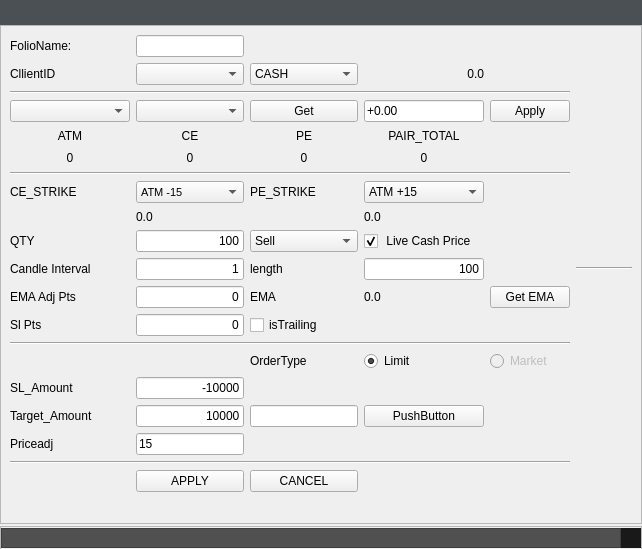
<?xml version="1.0" encoding="UTF-8"?>
<ui version="4.0">
 <class>MainWindow</class>
 <widget class="QMainWindow" name="MainWindow">
  <property name="geometry">
   <rect>
    <x>0</x>
    <y>0</y>
    <width>642</width>
    <height>549</height>
   </rect>
  </property>
  <property name="windowTitle">
   <string>MainWindow</string>
  </property>
  <widget class="QWidget" name="centralwidget">
   <layout class="QVBoxLayout" name="verticalLayout">
    <property name="spacing">
     <number>0</number>
    </property>
    <property name="leftMargin">
     <number>0</number>
    </property>
    <property name="topMargin">
     <number>0</number>
    </property>
    <property name="rightMargin">
     <number>0</number>
    </property>
    <property name="bottomMargin">
     <number>0</number>
    </property>
    <item>
     <widget class="QFrame" name="headerFrame">
      <property name="sizePolicy">
       <sizepolicy hsizetype="Expanding" vsizetype="Maximum">
        <horstretch>0</horstretch>
        <verstretch>0</verstretch>
       </sizepolicy>
      </property>
      <property name="minimumSize">
       <size>
        <width>0</width>
        <height>0</height>
       </size>
      </property>
      <property name="styleSheet">
       <string notr="true">/* QFrame -----------------------------------------------------------------

https://doc.qt.io/qt-5/stylesheet-examples.html#customizing-qframe
https://doc.qt.io/qt-5/qframe.html#-prop
https://doc.qt.io/qt-5/qframe.html#details
https://stackoverflow.com/questions/14581498/qt-stylesheet-for-hline-vline-color

--------------------------------------------------------------------------- */
/* (dot) .QFrame  fix #141, #126, #123 */
.QFrame {
  background-color: #4b5055
;

  border-radius: 0px;
  border: 0px solid transparent;

  /* No frame */
  /* HLine */
  /* HLine */
}

.QFrame[frameShape=&quot;0&quot;] {
  border-radius: 4px;
  border: 1px transparent #2d2d2d;
}

.QFrame[frameShape=&quot;4&quot;] {
  max-height: 2px;
  border: none;
  background-color: #2d2d2d;
}

.QFrame[frameShape=&quot;5&quot;] {
  max-width: 2px;
  border: none;
  background-color: #2d2d2d;
}


</string>
      </property>
      <property name="frameShape">
       <enum>QFrame::Box</enum>
      </property>
      <property name="frameShadow">
       <enum>QFrame::Sunken</enum>
      </property>
      <layout class="QGridLayout" name="gridLayout_7">
       <property name="leftMargin">
        <number>0</number>
       </property>
       <property name="topMargin">
        <number>0</number>
       </property>
       <property name="rightMargin">
        <number>0</number>
       </property>
       <property name="bottomMargin">
        <number>0</number>
       </property>
       <property name="spacing">
        <number>0</number>
       </property>
       <item row="0" column="1" alignment="Qt::AlignRight|Qt::AlignTop">
        <widget class="QFrame" name="btnframe_4">
         <property name="sizePolicy">
          <sizepolicy hsizetype="Expanding" vsizetype="Expanding">
           <horstretch>0</horstretch>
           <verstretch>0</verstretch>
          </sizepolicy>
         </property>
         <property name="minimumSize">
          <size>
           <width>0</width>
           <height>25</height>
          </size>
         </property>
         <property name="maximumSize">
          <size>
           <width>16777215</width>
           <height>25</height>
          </size>
         </property>
         <property name="styleSheet">
          <string notr="true">background-color: transparent;</string>
         </property>
         <property name="frameShape">
          <enum>QFrame::StyledPanel</enum>
         </property>
         <property name="frameShadow">
          <enum>QFrame::Raised</enum>
         </property>
         <layout class="QHBoxLayout" name="horizontalLayout_4">
          <property name="spacing">
           <number>0</number>
          </property>
          <property name="leftMargin">
           <number>0</number>
          </property>
          <property name="topMargin">
           <number>0</number>
          </property>
          <property name="rightMargin">
           <number>0</number>
          </property>
          <property name="bottomMargin">
           <number>0</number>
          </property>
          <item alignment="Qt::AlignTop">
           <widget class="QPushButton" name="bt_min">
            <property name="sizePolicy">
             <sizepolicy hsizetype="Expanding" vsizetype="Expanding">
              <horstretch>0</horstretch>
              <verstretch>0</verstretch>
             </sizepolicy>
            </property>
            <property name="minimumSize">
             <size>
              <width>35</width>
              <height>25</height>
             </size>
            </property>
            <property name="maximumSize">
             <size>
              <width>35</width>
              <height>25</height>
             </size>
            </property>
            <property name="styleSheet">
             <string notr="true">QPushButton {
  background-color: transparent;
  border: 0px solid transparent;

}
QPushButton:hover {
  background-color: #148CD2;    
}
</string>
            </property>
            <property name="text">
             <string/>
            </property>
            <property name="icon">
             <iconset>
              <normaloff>:/icon1/minus.svg</normaloff>:/icon1/minus.svg</iconset>
            </property>
            <property name="iconSize">
             <size>
              <width>15</width>
              <height>15</height>
             </size>
            </property>
           </widget>
          </item>
          <item alignment="Qt::AlignRight|Qt::AlignTop">
           <widget class="QPushButton" name="bt_close">
            <property name="sizePolicy">
             <sizepolicy hsizetype="Maximum" vsizetype="Maximum">
              <horstretch>0</horstretch>
              <verstretch>0</verstretch>
             </sizepolicy>
            </property>
            <property name="minimumSize">
             <size>
              <width>35</width>
              <height>25</height>
             </size>
            </property>
            <property name="maximumSize">
             <size>
              <width>35</width>
              <height>25</height>
             </size>
            </property>
            <property name="styleSheet">
             <string notr="true">QPushButton {
  background-color: transparent;
  border: 0px solid transparent;

}
QPushButton:hover {
  background-color: #148CD2;    
}
</string>
            </property>
            <property name="text">
             <string/>
            </property>
            <property name="icon">
             <iconset>
              <normaloff>:/icon1/x.svg</normaloff>:/icon1/x.svg</iconset>
            </property>
            <property name="iconSize">
             <size>
              <width>15</width>
              <height>15</height>
             </size>
            </property>
           </widget>
          </item>
         </layout>
        </widget>
       </item>
       <item row="0" column="0">
        <widget class="QFrame" name="frame_6">
         <property name="sizePolicy">
          <sizepolicy hsizetype="Expanding" vsizetype="Preferred">
           <horstretch>0</horstretch>
           <verstretch>0</verstretch>
          </sizepolicy>
         </property>
         <property name="minimumSize">
          <size>
           <width>0</width>
           <height>25</height>
          </size>
         </property>
         <property name="maximumSize">
          <size>
           <width>16777215</width>
           <height>25</height>
          </size>
         </property>
         <property name="frameShape">
          <enum>QFrame::StyledPanel</enum>
         </property>
         <property name="frameShadow">
          <enum>QFrame::Raised</enum>
         </property>
        </widget>
       </item>
      </layout>
     </widget>
    </item>
    <item>
     <widget class="QFrame" name="frame">
      <property name="frameShape">
       <enum>QFrame::StyledPanel</enum>
      </property>
      <property name="frameShadow">
       <enum>QFrame::Raised</enum>
      </property>
      <layout class="QGridLayout" name="gridLayout_4">
       <item row="6" column="0">
        <widget class="QLabel" name="lb_atm">
         <property name="minimumSize">
          <size>
           <width>120</width>
           <height>0</height>
          </size>
         </property>
         <property name="maximumSize">
          <size>
           <width>120</width>
           <height>25</height>
          </size>
         </property>
         <property name="text">
          <string>0</string>
         </property>
         <property name="alignment">
          <set>Qt::AlignCenter</set>
         </property>
        </widget>
       </item>
       <item row="3" column="1">
        <widget class="QComboBox" name="cbExp">
         <property name="maximumSize">
          <size>
           <width>150</width>
           <height>16777215</height>
          </size>
         </property>
        </widget>
       </item>
       <item row="1" column="3">
        <widget class="QLabel" name="lb_ltp">
         <property name="minimumSize">
          <size>
           <width>60</width>
           <height>0</height>
          </size>
         </property>
         <property name="text">
          <string>0.0</string>
         </property>
         <property name="alignment">
          <set>Qt::AlignRight|Qt::AlignTrailing|Qt::AlignVCenter</set>
         </property>
        </widget>
       </item>
       <item row="6" column="3">
        <widget class="QLabel" name="lb_pTotal">
         <property name="minimumSize">
          <size>
           <width>120</width>
           <height>0</height>
          </size>
         </property>
         <property name="maximumSize">
          <size>
           <width>120</width>
           <height>16777215</height>
          </size>
         </property>
         <property name="text">
          <string>0</string>
         </property>
         <property name="alignment">
          <set>Qt::AlignCenter</set>
         </property>
        </widget>
       </item>
       <item row="19" column="1">
        <widget class="QLineEdit" name="leSLAmount">
         <property name="text">
          <string>-10000</string>
         </property>
         <property name="alignment">
          <set>Qt::AlignRight|Qt::AlignTrailing|Qt::AlignVCenter</set>
         </property>
        </widget>
       </item>
       <item row="5" column="1">
        <widget class="QLabel" name="label_4">
         <property name="text">
          <string>CE</string>
         </property>
         <property name="alignment">
          <set>Qt::AlignCenter</set>
         </property>
        </widget>
       </item>
       <item row="24" column="4">
        <widget class="QLabel" name="lbTrend">
         <property name="text">
          <string/>
         </property>
        </widget>
       </item>
       <item row="11" column="2">
        <widget class="QComboBox" name="cbOrderSide">
         <item>
          <property name="text">
           <string>Sell</string>
          </property>
         </item>
         <item>
          <property name="text">
           <string>Buy</string>
          </property>
         </item>
        </widget>
       </item>
       <item row="3" column="0">
        <widget class="QComboBox" name="cbSymbol"/>
       </item>
       <item row="12" column="2">
        <widget class="QLabel" name="label_46">
         <property name="text">
          <string>length</string>
         </property>
        </widget>
       </item>
       <item row="12" column="5">
        <widget class="Line" name="line_10">
         <property name="sizePolicy">
          <sizepolicy hsizetype="Expanding" vsizetype="Fixed">
           <horstretch>0</horstretch>
           <verstretch>0</verstretch>
          </sizepolicy>
         </property>
         <property name="orientation">
          <enum>Qt::Horizontal</enum>
         </property>
        </widget>
       </item>
       <item row="10" column="3">
        <widget class="QLabel" name="lbpePrice">
         <property name="text">
          <string>0.0</string>
         </property>
        </widget>
       </item>
       <item row="23" column="2">
        <widget class="QPushButton" name="pbCancel">
         <property name="maximumSize">
          <size>
           <width>150</width>
           <height>16777215</height>
          </size>
         </property>
         <property name="text">
          <string>CANCEL</string>
         </property>
        </widget>
       </item>
       <item row="23" column="1">
        <widget class="QPushButton" name="pbApply">
         <property name="text">
          <string>APPLY</string>
         </property>
         <property name="shortcut">
          <string>Return</string>
         </property>
        </widget>
       </item>
       <item row="17" column="4">
        <widget class="QRadioButton" name="rbmarket">
         <property name="enabled">
          <bool>false</bool>
         </property>
         <property name="text">
          <string>Market</string>
         </property>
        </widget>
       </item>
       <item row="9" column="1">
        <widget class="QComboBox" name="cbStrike_CE">
         <property name="minimumSize">
          <size>
           <width>100</width>
           <height>22</height>
          </size>
         </property>
         <property name="maximumSize">
          <size>
           <width>120</width>
           <height>16777215</height>
          </size>
         </property>
         <property name="font">
          <font>
           <pointsize>8</pointsize>
           <weight>50</weight>
           <bold>false</bold>
          </font>
         </property>
         <property name="currentText">
          <string>ATM -15</string>
         </property>
         <item>
          <property name="text">
           <string>ATM -15</string>
          </property>
         </item>
         <item>
          <property name="text">
           <string>ATM -14</string>
          </property>
         </item>
         <item>
          <property name="text">
           <string>ATM -13</string>
          </property>
         </item>
         <item>
          <property name="text">
           <string>ATM -12</string>
          </property>
         </item>
         <item>
          <property name="text">
           <string>ATM -11</string>
          </property>
         </item>
         <item>
          <property name="text">
           <string>ATM -10</string>
          </property>
         </item>
         <item>
          <property name="text">
           <string>ATM -9</string>
          </property>
         </item>
         <item>
          <property name="text">
           <string>ATM -8</string>
          </property>
         </item>
         <item>
          <property name="text">
           <string>ATM -7</string>
          </property>
         </item>
         <item>
          <property name="text">
           <string>ATM -6</string>
          </property>
         </item>
         <item>
          <property name="text">
           <string>ATM -5</string>
          </property>
         </item>
         <item>
          <property name="text">
           <string>ATM -4</string>
          </property>
         </item>
         <item>
          <property name="text">
           <string>ATM -3</string>
          </property>
         </item>
         <item>
          <property name="text">
           <string>ATM -2</string>
          </property>
         </item>
         <item>
          <property name="text">
           <string>ATM -1</string>
          </property>
         </item>
         <item>
          <property name="text">
           <string>ATM</string>
          </property>
         </item>
         <item>
          <property name="text">
           <string>ATM +1</string>
          </property>
         </item>
         <item>
          <property name="text">
           <string>ATM +2</string>
          </property>
         </item>
         <item>
          <property name="text">
           <string>ATM +3</string>
          </property>
         </item>
         <item>
          <property name="text">
           <string>ATM +4</string>
          </property>
         </item>
         <item>
          <property name="text">
           <string>ATM +5</string>
          </property>
         </item>
         <item>
          <property name="text">
           <string>ATM +6</string>
          </property>
         </item>
         <item>
          <property name="text">
           <string>ATM +7</string>
          </property>
         </item>
         <item>
          <property name="text">
           <string>ATM +8</string>
          </property>
         </item>
         <item>
          <property name="text">
           <string>ATM +9</string>
          </property>
         </item>
         <item>
          <property name="text">
           <string>ATM +10</string>
          </property>
         </item>
         <item>
          <property name="text">
           <string>ATM +11</string>
          </property>
         </item>
         <item>
          <property name="text">
           <string>ATM +12</string>
          </property>
         </item>
         <item>
          <property name="text">
           <string>ATM +13</string>
          </property>
         </item>
         <item>
          <property name="text">
           <string>ATM +14</string>
          </property>
         </item>
         <item>
          <property name="text">
           <string>ATM +15</string>
          </property>
         </item>
        </widget>
       </item>
       <item row="11" column="3">
        <widget class="QCheckBox" name="cbLiveCashPrice">
         <property name="text">
          <string> Live Cash Price</string>
         </property>
         <property name="checked">
          <bool>true</bool>
         </property>
        </widget>
       </item>
       <item row="12" column="1">
        <widget class="QLineEdit" name="leCandleInterval">
         <property name="text">
          <string>1</string>
         </property>
         <property name="alignment">
          <set>Qt::AlignRight|Qt::AlignTrailing|Qt::AlignVCenter</set>
         </property>
        </widget>
       </item>
       <item row="13" column="3">
        <widget class="QLabel" name="labelEma">
         <property name="text">
          <string>0.0</string>
         </property>
        </widget>
       </item>
       <item row="20" column="2">
        <widget class="QLineEdit" name="leLTP">
         <property name="enabled">
          <bool>true</bool>
         </property>
        </widget>
       </item>
       <item row="20" column="0">
        <widget class="QLabel" name="label_51">
         <property name="text">
          <string>Target_Amount</string>
         </property>
        </widget>
       </item>
       <item row="2" column="0" colspan="5">
        <widget class="Line" name="line_7">
         <property name="orientation">
          <enum>Qt::Horizontal</enum>
         </property>
        </widget>
       </item>
       <item row="19" column="0">
        <widget class="QLabel" name="label_36">
         <property name="text">
          <string>SL_Amount</string>
         </property>
        </widget>
       </item>
       <item row="10" column="1">
        <widget class="QLabel" name="lbcePrice">
         <property name="text">
          <string>0.0</string>
         </property>
        </widget>
       </item>
       <item row="1" column="0">
        <widget class="QLabel" name="label_53">
         <property name="text">
          <string>CllientID</string>
         </property>
        </widget>
       </item>
       <item row="12" column="0">
        <widget class="QLabel" name="label_48">
         <property name="text">
          <string>Candle Interval</string>
         </property>
        </widget>
       </item>
       <item row="13" column="2">
        <widget class="QLabel" name="label_2">
         <property name="text">
          <string>EMA </string>
         </property>
        </widget>
       </item>
       <item row="5" column="2">
        <widget class="QLabel" name="label_13">
         <property name="text">
          <string>PE</string>
         </property>
         <property name="alignment">
          <set>Qt::AlignCenter</set>
         </property>
        </widget>
       </item>
       <item row="13" column="1">
        <widget class="QLineEdit" name="leEmaAdjPts">
         <property name="text">
          <string>0</string>
         </property>
         <property name="alignment">
          <set>Qt::AlignRight|Qt::AlignTrailing|Qt::AlignVCenter</set>
         </property>
        </widget>
       </item>
       <item row="16" column="0" colspan="5">
        <widget class="Line" name="line_9">
         <property name="orientation">
          <enum>Qt::Horizontal</enum>
         </property>
        </widget>
       </item>
       <item row="1" column="1">
        <widget class="QComboBox" name="cbClient"/>
       </item>
       <item row="9" column="3">
        <widget class="QComboBox" name="cbStrike_PE">
         <property name="maximumSize">
          <size>
           <width>120</width>
           <height>16777215</height>
          </size>
         </property>
         <property name="font">
          <font>
           <weight>50</weight>
           <bold>false</bold>
          </font>
         </property>
         <property name="currentText">
          <string>ATM +15</string>
         </property>
         <item>
          <property name="text">
           <string>ATM +15</string>
          </property>
         </item>
         <item>
          <property name="text">
           <string>ATM +14</string>
          </property>
         </item>
         <item>
          <property name="text">
           <string>ATM +13</string>
          </property>
         </item>
         <item>
          <property name="text">
           <string>ATM +12</string>
          </property>
         </item>
         <item>
          <property name="text">
           <string>ATM +11</string>
          </property>
         </item>
         <item>
          <property name="text">
           <string>ATM +10</string>
          </property>
         </item>
         <item>
          <property name="text">
           <string>ATM +9</string>
          </property>
         </item>
         <item>
          <property name="text">
           <string>ATM +8</string>
          </property>
         </item>
         <item>
          <property name="text">
           <string>ATM +7</string>
          </property>
         </item>
         <item>
          <property name="text">
           <string>ATM +6</string>
          </property>
         </item>
         <item>
          <property name="text">
           <string>ATM +5</string>
          </property>
         </item>
         <item>
          <property name="text">
           <string>ATM +4</string>
          </property>
         </item>
         <item>
          <property name="text">
           <string>ATM +3</string>
          </property>
         </item>
         <item>
          <property name="text">
           <string>ATM +2</string>
          </property>
         </item>
         <item>
          <property name="text">
           <string>ATM +1</string>
          </property>
         </item>
         <item>
          <property name="text">
           <string>ATM</string>
          </property>
         </item>
         <item>
          <property name="text">
           <string>ATM  -1</string>
          </property>
         </item>
         <item>
          <property name="text">
           <string>ATM  -2</string>
          </property>
         </item>
         <item>
          <property name="text">
           <string>ATM  -3</string>
          </property>
         </item>
         <item>
          <property name="text">
           <string>ATM  -4</string>
          </property>
         </item>
         <item>
          <property name="text">
           <string>ATM  -5</string>
          </property>
         </item>
         <item>
          <property name="text">
           <string>ATM  -6</string>
          </property>
         </item>
         <item>
          <property name="text">
           <string>ATM  -7</string>
          </property>
         </item>
         <item>
          <property name="text">
           <string>ATM  -8</string>
          </property>
         </item>
         <item>
          <property name="text">
           <string>ATM  -9</string>
          </property>
         </item>
         <item>
          <property name="text">
           <string>ATM  -10</string>
          </property>
         </item>
         <item>
          <property name="text">
           <string>ATM  -11</string>
          </property>
         </item>
         <item>
          <property name="text">
           <string>ATM  -12</string>
          </property>
         </item>
         <item>
          <property name="text">
           <string>ATM  -13</string>
          </property>
         </item>
         <item>
          <property name="text">
           <string>ATM  -14</string>
          </property>
         </item>
         <item>
          <property name="text">
           <string>ATM  -15</string>
          </property>
         </item>
        </widget>
       </item>
       <item row="21" column="1">
        <widget class="QLineEdit" name="lePriceAdj">
         <property name="text">
          <string>15</string>
         </property>
        </widget>
       </item>
       <item row="5" column="3">
        <widget class="QLabel" name="label_42">
         <property name="minimumSize">
          <size>
           <width>120</width>
           <height>0</height>
          </size>
         </property>
         <property name="maximumSize">
          <size>
           <width>120</width>
           <height>16777215</height>
          </size>
         </property>
         <property name="text">
          <string>&lt;html&gt;&lt;head/&gt;&lt;body&gt;&lt;p align=&quot;center&quot;&gt;PAIR_TOTAL&lt;/p&gt;&lt;/body&gt;&lt;/html&gt;</string>
         </property>
        </widget>
       </item>
       <item row="15" column="1">
        <widget class="QLineEdit" name="leSLPoint">
         <property name="text">
          <string>0</string>
         </property>
         <property name="alignment">
          <set>Qt::AlignRight|Qt::AlignTrailing|Qt::AlignVCenter</set>
         </property>
        </widget>
       </item>
       <item row="0" column="0">
        <widget class="QLabel" name="label_30">
         <property name="text">
          <string>FolioName:</string>
         </property>
        </widget>
       </item>
       <item row="3" column="2">
        <widget class="QPushButton" name="pbGet">
         <property name="text">
          <string>Get</string>
         </property>
        </widget>
       </item>
       <item row="20" column="1">
        <widget class="QLineEdit" name="leTargetAmount">
         <property name="text">
          <string>10000</string>
         </property>
         <property name="alignment">
          <set>Qt::AlignRight|Qt::AlignTrailing|Qt::AlignVCenter</set>
         </property>
        </widget>
       </item>
       <item row="11" column="1">
        <widget class="QLineEdit" name="leQty">
         <property name="maximumSize">
          <size>
           <width>150</width>
           <height>16777215</height>
          </size>
         </property>
         <property name="text">
          <string>100</string>
         </property>
         <property name="alignment">
          <set>Qt::AlignRight|Qt::AlignTrailing|Qt::AlignVCenter</set>
         </property>
        </widget>
       </item>
       <item row="0" column="1">
        <widget class="QLineEdit" name="leFolioName">
         <property name="maximumSize">
          <size>
           <width>150</width>
           <height>16777215</height>
          </size>
         </property>
        </widget>
       </item>
       <item row="8" column="0" colspan="5">
        <widget class="Line" name="line_8">
         <property name="orientation">
          <enum>Qt::Horizontal</enum>
         </property>
        </widget>
       </item>
       <item row="5" column="0">
        <widget class="QLabel" name="label_32">
         <property name="minimumSize">
          <size>
           <width>120</width>
           <height>0</height>
          </size>
         </property>
         <property name="maximumSize">
          <size>
           <width>120</width>
           <height>25</height>
          </size>
         </property>
         <property name="text">
          <string>&lt;html&gt;&lt;head/&gt;&lt;body&gt;&lt;p align=&quot;center&quot;&gt;ATM&lt;/p&gt;&lt;/body&gt;&lt;/html&gt;</string>
         </property>
        </widget>
       </item>
       <item row="12" column="3">
        <widget class="QLineEdit" name="leCandleLength">
         <property name="text">
          <string>100</string>
         </property>
         <property name="alignment">
          <set>Qt::AlignRight|Qt::AlignTrailing|Qt::AlignVCenter</set>
         </property>
        </widget>
       </item>
       <item row="3" column="4">
        <widget class="QPushButton" name="pbAdjApply">
         <property name="text">
          <string>Apply</string>
         </property>
        </widget>
       </item>
       <item row="17" column="2">
        <widget class="QLabel" name="label_5">
         <property name="text">
          <string>OrderType</string>
         </property>
        </widget>
       </item>
       <item row="3" column="3">
        <widget class="QLineEdit" name="leAdjPts">
         <property name="text">
          <string>+0.00</string>
         </property>
         <property name="placeholderText">
          <string>+25</string>
         </property>
        </widget>
       </item>
       <item row="1" column="2">
        <widget class="QComboBox" name="cbCF">
         <item>
          <property name="text">
           <string>CASH</string>
          </property>
         </item>
         <item>
          <property name="text">
           <string>FUT</string>
          </property>
         </item>
        </widget>
       </item>
       <item row="15" column="2">
        <widget class="QCheckBox" name="checkBox">
         <property name="text">
          <string>isTrailing</string>
         </property>
        </widget>
       </item>
       <item row="15" column="0">
        <widget class="QLabel" name="label_12">
         <property name="text">
          <string>Sl Pts</string>
         </property>
        </widget>
       </item>
       <item row="11" column="0">
        <widget class="QLabel" name="label_34">
         <property name="text">
          <string>QTY</string>
         </property>
        </widget>
       </item>
       <item row="22" column="0" colspan="5">
        <widget class="Line" name="line_6">
         <property name="orientation">
          <enum>Qt::Horizontal</enum>
         </property>
        </widget>
       </item>
       <item row="6" column="1">
        <widget class="QLabel" name="lbATMCE">
         <property name="text">
          <string>0</string>
         </property>
         <property name="alignment">
          <set>Qt::AlignCenter</set>
         </property>
        </widget>
       </item>
       <item row="13" column="4">
        <widget class="QPushButton" name="pbGetEma">
         <property name="text">
          <string>Get EMA</string>
         </property>
        </widget>
       </item>
       <item row="9" column="0">
        <widget class="QLabel" name="label_10">
         <property name="text">
          <string>CE_STRIKE</string>
         </property>
        </widget>
       </item>
       <item row="21" column="0">
        <widget class="QLabel" name="label_3">
         <property name="text">
          <string>Priceadj</string>
         </property>
        </widget>
       </item>
       <item row="17" column="3">
        <widget class="QRadioButton" name="rblimit">
         <property name="text">
          <string>Limit</string>
         </property>
         <property name="checked">
          <bool>true</bool>
         </property>
        </widget>
       </item>
       <item row="20" column="3">
        <widget class="QPushButton" name="pbSetLTP">
         <property name="text">
          <string>PushButton</string>
         </property>
        </widget>
       </item>
       <item row="9" column="2">
        <widget class="QLabel" name="label_17">
         <property name="text">
          <string>PE_STRIKE</string>
         </property>
        </widget>
       </item>
       <item row="6" column="2">
        <widget class="QLabel" name="lbATMPE">
         <property name="text">
          <string>0</string>
         </property>
         <property name="alignment">
          <set>Qt::AlignCenter</set>
         </property>
        </widget>
       </item>
       <item row="13" column="0">
        <widget class="QLabel" name="label">
         <property name="text">
          <string>EMA Adj Pts</string>
         </property>
        </widget>
       </item>
      </layout>
     </widget>
    </item>
    <item>
     <widget class="QFrame" name="frame_2">
      <property name="minimumSize">
       <size>
        <width>0</width>
        <height>25</height>
       </size>
      </property>
      <property name="maximumSize">
       <size>
        <width>16777215</width>
        <height>20</height>
       </size>
      </property>
      <property name="frameShape">
       <enum>QFrame::StyledPanel</enum>
      </property>
      <property name="frameShadow">
       <enum>QFrame::Raised</enum>
      </property>
      <layout class="QGridLayout" name="gridLayout_2">
       <property name="leftMargin">
        <number>0</number>
       </property>
       <property name="topMargin">
        <number>0</number>
       </property>
       <property name="rightMargin">
        <number>0</number>
       </property>
       <property name="bottomMargin">
        <number>0</number>
       </property>
       <property name="spacing">
        <number>0</number>
       </property>
       <item row="0" column="0">
        <widget class="QFrame" name="modifyGrip">
         <property name="maximumSize">
          <size>
           <width>16777215</width>
           <height>20</height>
          </size>
         </property>
         <property name="styleSheet">
          <string notr="true">background-color: rgb(80, 80, 80);
  border-radius: 0
px;</string>
         </property>
         <property name="frameShape">
          <enum>QFrame::StyledPanel</enum>
         </property>
         <property name="frameShadow">
          <enum>QFrame::Raised</enum>
         </property>
        </widget>
       </item>
       <item row="0" column="1">
        <widget class="QFrame" name="irGrip">
         <property name="maximumSize">
          <size>
           <width>20</width>
           <height>20</height>
          </size>
         </property>
         <property name="styleSheet">
          <string notr="true">background-color: rgb(25,25,25);
  border-radius: 0px;</string>
         </property>
         <property name="frameShape">
          <enum>QFrame::StyledPanel</enum>
         </property>
         <property name="frameShadow">
          <enum>QFrame::Raised</enum>
         </property>
        </widget>
       </item>
      </layout>
     </widget>
    </item>
   </layout>
  </widget>
 </widget>
 <tabstops>
  <tabstop>leFolioName</tabstop>
  <tabstop>cbClient</tabstop>
  <tabstop>cbCF</tabstop>
  <tabstop>cbSymbol</tabstop>
  <tabstop>cbExp</tabstop>
  <tabstop>pbGet</tabstop>
  <tabstop>leAdjPts</tabstop>
  <tabstop>pbAdjApply</tabstop>
  <tabstop>leQty</tabstop>
  <tabstop>leCandleInterval</tabstop>
  <tabstop>leCandleLength</tabstop>
  <tabstop>leSLPoint</tabstop>
  <tabstop>leSLAmount</tabstop>
  <tabstop>leTargetAmount</tabstop>
  <tabstop>leLTP</tabstop>
  <tabstop>pbApply</tabstop>
  <tabstop>pbCancel</tabstop>
  <tabstop>pbSetLTP</tabstop>
  <tabstop>bt_min</tabstop>
  <tabstop>bt_close</tabstop>
 </tabstops>
 <resources/>
 <connections/>
</ui>
